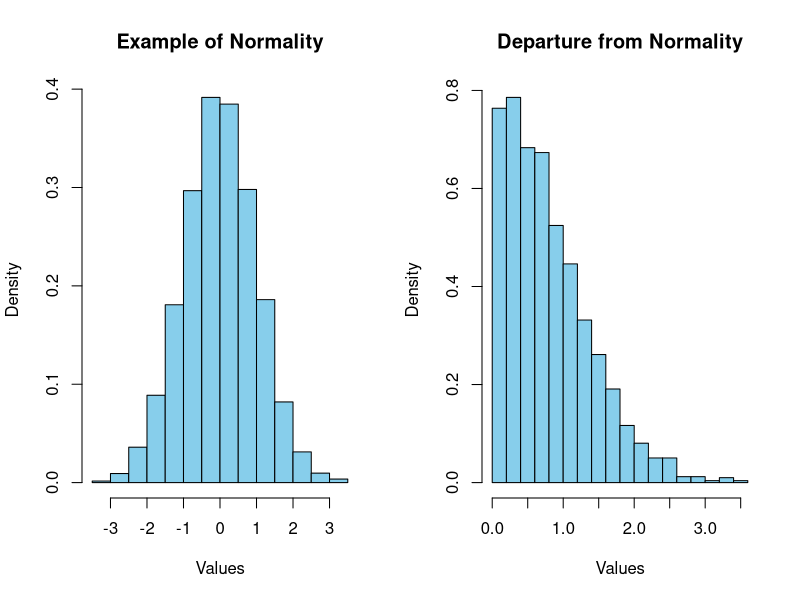
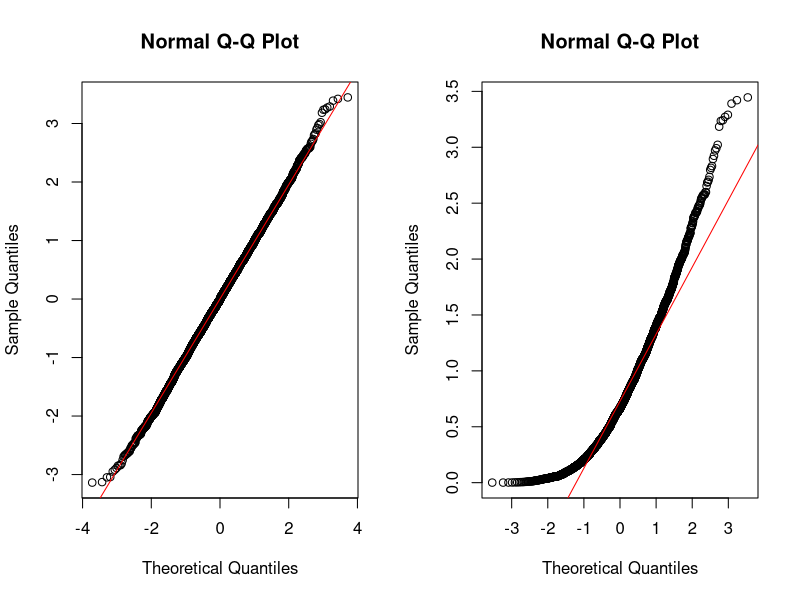

Here is the R script that generated these plots, in order:
## ---- chunk 1
knitr::opts_chunk$set(echo = T, warning = F, message = F)
## ---- chunk 2
# I am simulating some data
library(e1071)
set.seed(123)
data <- rnorm(5000, mean = 0, sd = 1)
#data <- data[data > 0]
skewness(data)
skewness(data[data > 0]) # Skewness from only positive data
skewness(data[data < 0]) # Skewness from only negative data
## ---- chunk 3
par(mfrow = c(1, 2))
# Example R code to plot histogram
hist(data, main = "Example of Normality", xlab = "Values", ylab = "Density", col = "skyblue", border = "black", bins = 30, freq = F)
hist(data[data > 0], main = "Departure from Normality", xlab = "Values", ylab = "Density", col = "skyblue", border = "black", bins = 30, freq = F)
## ---- chunk 4
par(mfrow=c(1,2))
# Example R code to plot Q-Q plot
qqnorm(data)
qqline(data, col = "red", main = "Normal QQ plot")
qqnorm(data[data > 0])
qqline(data[data > 0], col = "red", main = "Departure of Normality")
## ---- chunk 5
data(mtcars)
hypothised_median = 22
positives_count   = sum(mtcars$mpg > hypothised_median)
negatives_count   = sum(mtcars$mpg < hypothised_median)

sign_test <- binom.test(positives_count, positives_count + negatives_count, 
                               p = 0.5, alternative = "two.sided")
sign_test
